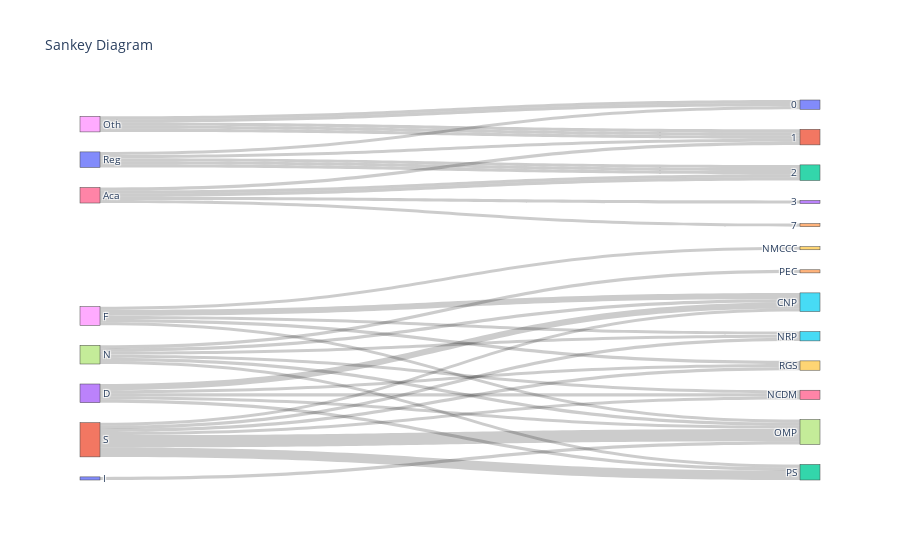

Here is the notebook cell this chart was saved with:
### Code cell
# Define sources and targets for Sankey Diagram
sources = []
targets = []
values = []

for col in sankey_df.columns[1:-3]:  # Excluding LABEL and the last three columns
    for index, row in sankey_df.iterrows():
        sources.append(row['LABEL'])
        targets.append(col)
        values.append(row[col])

# Define additional connections for the last three columns
for col in sankey_df.columns[-3:]:
    for index, row in sankey_df.iterrows():
        sources.append(col)
        targets.append(row[col])
        values.append(1)

# Create Sankey Diagram
sankey = go.Figure(go.Sankey(
    node=dict(label=list(set(sources + targets))),
    link=dict(
        source=[list(set(sources + targets)).index(s) for s in sources],
        target=[list(set(sources + targets)).index(t) for t in targets],
        value=values
    )
))
sankey.update_layout(title_text='Sankey Diagram', font_size=10)
sankey.show()

### Figure 1 — Plotly figure (JSON) as saved in the notebook; plotly's stock layout.template omitted (floating-point values rounded to 4 significant figures)
{"data": [{"link": {"source": [11, 8, 13, 7, 20, 11, 8, 13, 7, 20, 11, 8, 13, 7, 20, 11, 8, 13, 7, 20, 11, 8, 13, 7, 20, 11, 8, 13, 7, 20, 11, 8, 13, 7, 20, 11, 8, 13, 7, 20, 10, 10, 10, 10, 10, 6, 6, 6, 6, 6, 18, 18, 18, 18, 18], "target": [12, 12, 12, 12, 12, 17, 17, 17, 17, 17, 15, 15, 15, 15, 15, 5, 5, 5, 5, 5, 9, 9, 9, 9, 9, 14, 14, 14, 14, 14, 16, 16, 16, 16, 16, 19, 19, 19, 19, 19, 2, 2, 1, 2, 0, 4, 2, 3, 2, 1, 1, 0, 1, 1, 0], "value": [3, 0, 1, 1, 0, 4, 1, 1, 1, 1, 1, 2, 2, 1, 0, 1, 1, 0, 1, 0, 0, 1, 0, 0, 0, 0, 0, 0, 1, 0, 1, 0, 1, 1, 0, 1, 1, 1, 0, 0, 1, 1, 1, 1, 1, 1, 1, 1, 1, 1, 1, 1, 1, 1, 1]}, "node": {"label": [0, 1, 2, 3, 7, "NRP", "Aca", "N", "F", "NMCCC", "Reg", "S", "PS", "D", "PEC", "CNP", "NCDM", "OMP", "Oth", "RGS", "I"]}, "type": "sankey"}], "layout": {"font": {"size": 10}, "title": {"text": "Sankey Diagram"}}}
